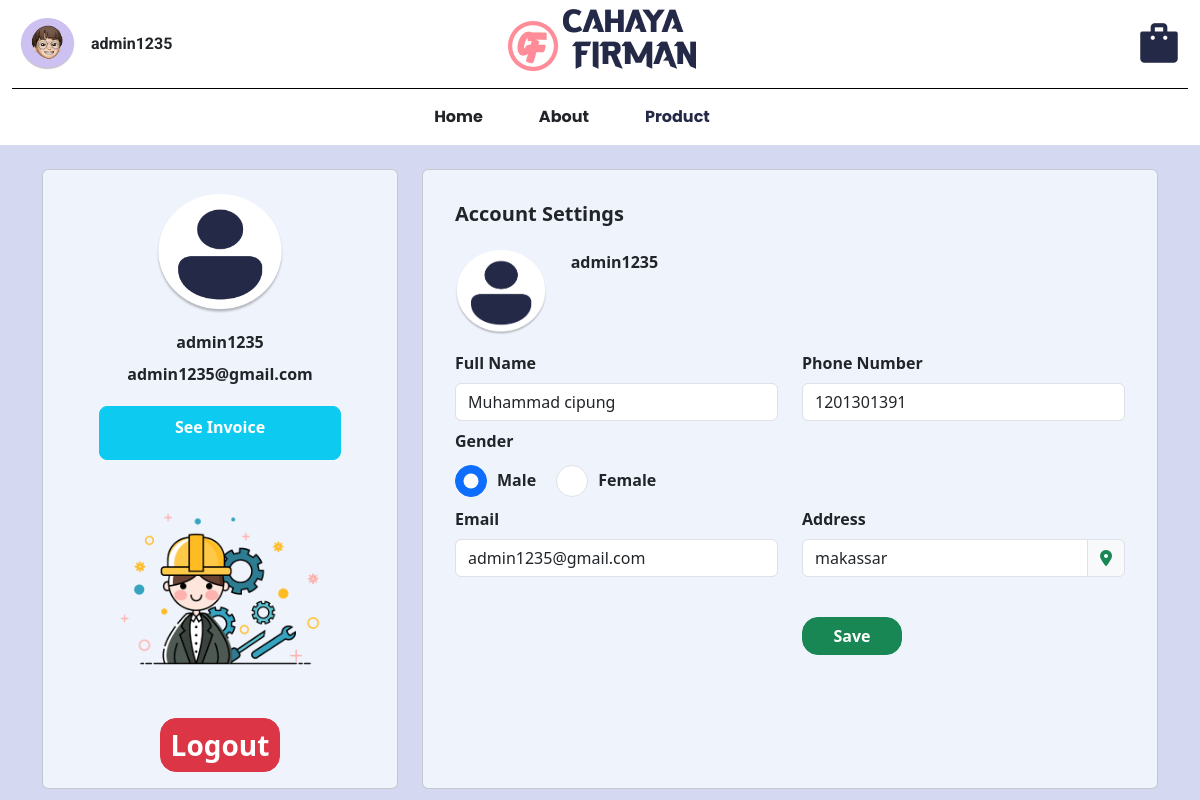
/profil (signed in), run on an earlier commit of the app's database.
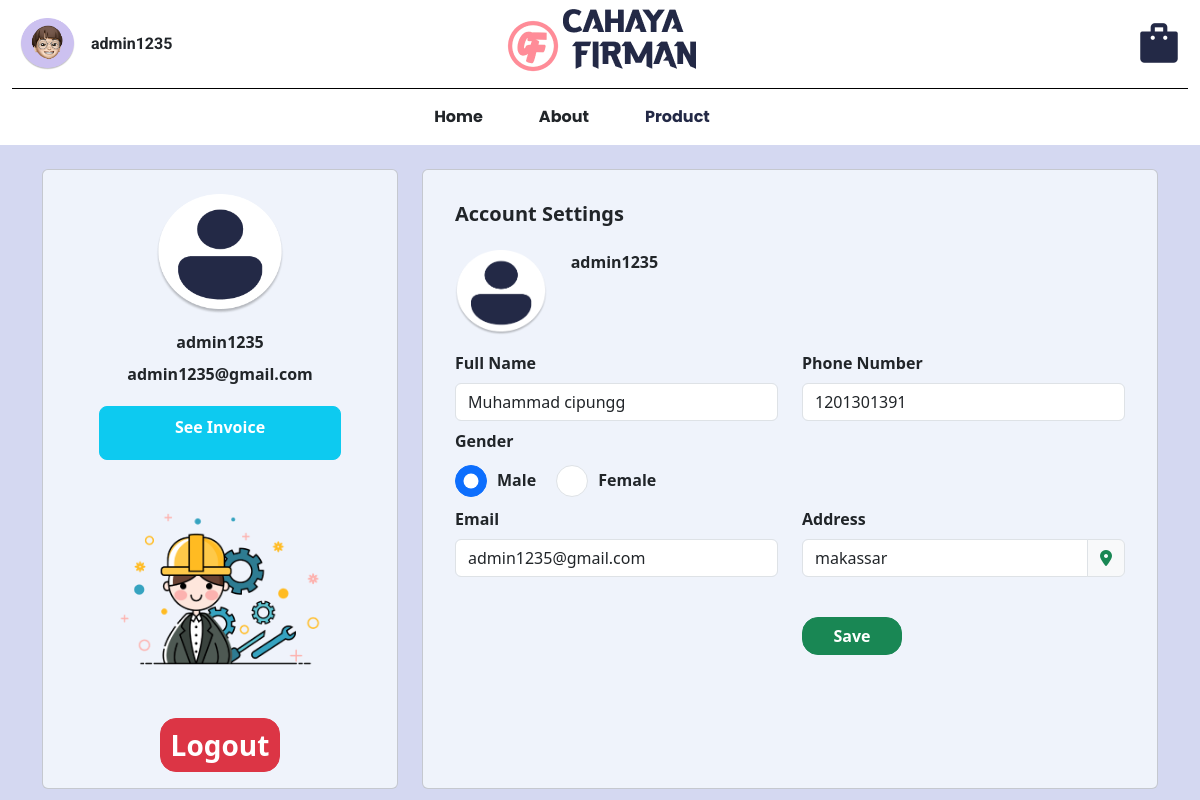
And on a later commit of the database.
### models/user.py (models this page shows, shortened)
class User(db.Model, UserMixin):
    id_user = db.Column(db.Integer, primary_key=True)
    username = db.Column(db.String(20), nullable=False, unique=True)
    email = db.Column(db.String(120), nullable=False, unique=True)
    password = db.Column(db.String(80), nullable=False)
    fullname = db.Column(db.String(60), nullable=True, unique=False)
    gender = db.Column(db.CHAR(1), nullable=True, unique=False)
    telephone = db.Column(db.Integer, nullable=True, unique=False)
    address = db.Column(db.String(60), nullable=True, unique=False)
    is_admin = db.Column(db.Boolean, default=False)

### app.py (the view)
@app.route("/profil")
@login_required
def profil():
    if  current_user.is_authenticated and current_user.is_admin:
            flash("You need to log in as a user to access this page.", "danger")
            abort(403)
    return render_template("profil.html",user=current_user)

### app.py (called while the page is built)
@login_manager.user_loader
def load_user(user_id):
    return User.query.get(int(user_id))

### templates/profil.html (shortened to what the changed rows need)
<!doctype html>
<html lang="en">
<head>
    <link href="https://cdn.jsdelivr.net/npm/bootstrap@5.3.2/dist/css/bootstrap.min.css" rel="stylesheet"
>
    <link rel="stylesheet" href="https://cdnjs.cloudflare.com/ajax/libs/font-awesome/6.4.2/css/all.min.css"
 />
</head>
<body>
    <div class="containernaNavbar" style="background-color: white;">
        <div class="container-satu">
            <div class="layanan satu d-flex align-items-center">
                <div class="col d-flex justify-content-start" id="profileContainer">
                    <div class="d-flex align-items-center p-3 ms-1">
                        <img src="{{ url_for('static', filename='asset/profile-user.png') }}" class="img-fluid me-3"
                            width="55px" height="55px">
                        <p class="mt-3"> {% if current_user.is_authenticated %}
                            {{ current_user.username }}
                            {% else %}
                            guest
                            {% endif %}</p>
                    </div>
                </div>
            </div>
        </div>
    </div>
    <div class="container mt-4">
        <div class="row">
            <div class="col-4">
                <div class="card h-100">
                    <div class="card-body">
                        <div class="row">
                            <div class="col align-self-center text-center fw-bold">
                                <img src="static/asset/profil.png" class="mt-2" width="40%" alt="">
                                <div class="username mt-3 mb-2">{{ user.username }}</div>
                                <div class="email">{{ user.email }}</div>
                                <button class="btn btn-info fw-bold py-1 px-2 fs-2 rounded-3 w-75 text-center"
                                    type="submit" id="see-invoice"
                                    style="font-size: 0.7em; margin-top: 20px; padding: 3px;">
                                    <p style="font-size: 16px; color: white; margin-top: 4px;">See Invoice</p>
                                </button>
                                <img class="img-fluid" src="static/asset/worker.png" alt="">
                                <form action="{{ url_for('logout') }}" method="POST">
                                    <button class="btn btn-danger fw-bold fs-3 rounded-4"
                                        style="font-size: 5px; padding: 5px 10px;" type="submit">Logout</button>
                                </form>
                            </div>
                        </div>
                    </div>
                </div>
            </div>
            <div class="col-8">
                <div class="card h-100 p-3">
                    <div class="card-body fw-bold">
                        <div class="row">
                            <div class="col-10">
                                <div class="username">{{ user.username }}</div>
                            </div>
                        </div>
                        <form action="{{ url_for('update_profile') }}" method="POST">
                            <div class="row mt-3">
                                <div class="col">
                                    <label for="full-name" class="form-label">Full Name</label>
                                    <input type="text" id="full-name" name="fullname"
                                        value="{{ user.fullname if user.fullname is not none else '' }}"
                                        class="form-control">
                                </div>
                                <div class="col">
                                    <label for="phone" class="form-label">Phone Number</label>
                                    <input type="text" id="phone" name="telephone"
                                        value="{{ user.telephone if user.telephone is not none else '' }}"
                                        class="form-control">
                                </div>
                            </div>
                            <div class="row mt-2">
                                <div class="col">
                                    <label for="gender" class="form-label">Gender</label><br>
                                    <div class="form-check form-check-inline">
                                        <input class="form-check-input" type="radio" name="gender" id="inlineRadio1"
                                            value="M" {% if user.gender=='M' %} checked {% endif %}>
                                        <label class="form-check-label" for="inlineRadio1">Male</label>
                                    </div>
                                    <div class="form-check form-check-inline">
                                        <input class="form-check-input" type="radio" name="gender" id="inlineRadio2"
                                            value="F" {% if user.gender=='F' %} checked {% endif %}>
                                        <label class="form-check-label" for="inlineRadio2">Female</label>
                                    </div>
                                </div>
                            </div>
                            <div class="row mt-2">
                                <div class="col">
                                    <label for="email" class="form-label">Email</label>
                                    <input type="text" id="email" name="email"
                                        value="{{ user.email if user.email is not none else '' }}" class="form-control">
                                </div>
                                <div class="col">
                                    <div class="input-group mb-3">
                                        <input type="text" id="address" name="address"
                                            value="{{ user.address if user.address is not none else '' }}"
                                            class="form-control">
                                        <span class="input-group-text"><i
                                                class="fa-solid fa-location-dot text-success"></i></span>
                                    </div>
                                </div>
                            </div>
                        </form>
                    </div>
                </div>
            </div>
        </div>
    </div>
</body>
</html>

What changed in the data, as far as the page shows it:
changed User "admin1235": fullname "Muhammad cipung" → "Muhammad cipungg"
